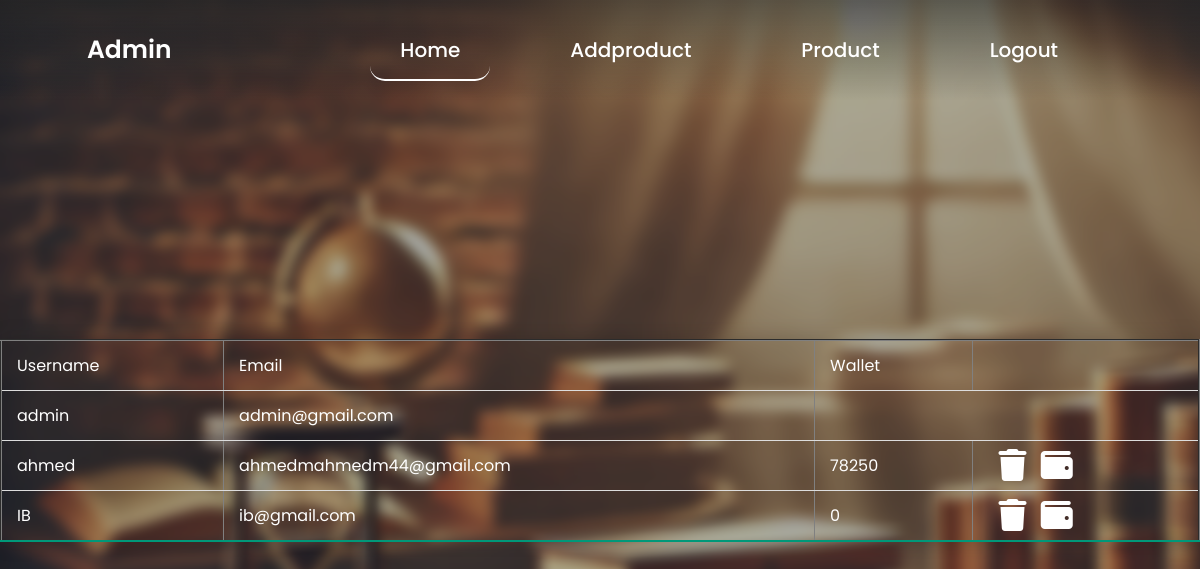
The page / (signed in) on the database its author committed.
### tables this page shows
CREATE TABLE users (
			id INTEGER PRIMARY KEY AUTOINCREMENT,
			username TEXT NOT NULL UNIQUE,
            email TEXT UNIQUE,
			password TEXT NOT NULL,
            fName TEXT ,
            lName TEXT,
            photo_name TEXT,
            wallet INTEGER
		);

### app.py (the view)
@app.route('/')
def index():
    if 'username' in session:
        if session['username']=='admin':
            return render_template('admin.html',users=db.get_all_users(connection))
        else:
            user=db.get_user(connection,session['username'])
            return render_template('index.html',products=db.get_product(connection),user=user)
    user=None
    return render_template('index.html',products=db.get_product(connection),user=user)

### app.py (called while the page is built)
def is_malicious_request(req):
    malicious_patterns = ["SELECT", "DROP", "<script>", "UNION", "--"]
    for pattern in malicious_patterns:
        if pattern in req.data.decode('utf-8').upper() or pattern in req.query_string.decode('utf-8').upper():
            return True
    return False

@app.before_request
def check_request():
    if is_malicious_request(request):
        abort(403)

### db.py (called while the page is built)
def get_all_users(connection):
    cursor = connection.cursor()
    query = 'SELECT * FROM users'
    cursor.execute(query)
    return cursor.fetchall()

### templates/admin.html (shortened to what this page needs)
<!DOCTYPE html>
<html lang="en">
<head>
    <link rel="stylesheet" href="{{ url_for('static', filename='css/style.css') }}" />
    <link rel="stylesheet" href="{{ url_for('static', filename='css/1.css') }}" />
    <link rel="stylesheet" href="https://cdnjs.cloudflare.com/ajax/libs/font-awesome/6.6.0/css/all.min.css" />
</head>
<body>
    <div class="wrapper">
        <nav class="nav">
            <div class="nav-logo">
                <p>Admin</p>
            </div>
            <div class="nav-menu" id="navMenu">
                <ul>
                    <li><a href="/" class="link active">Home</a></li>
                    <li><a href="/addproduct" class="link">Addproduct</a></li>
                    <li><a href="/product" class="link">Product</a></li>
                    <li><a href="/logout" class="link">Logout</a></li>
                </ul>
            </div>
        </nav>
    <br> <br>
        <table border="2" class="table">
            <tr>
                <td>Username</td>
                <td>Email</td>
                <td>Wallet</td>
            </tr>
                {%for i in users%}
                <tr>
                <td>{{i[1]}}</td>
                <td>{{i[2]}}</td>
                {%if i[1] != 'admin'%}
                <td>{{i[7]}}</td>
                <td><a href="{{url_for('deleteuser',id=i[0])}}"><i style="padding: 10px 10px;color:white;" class="fa-solid fa-trash fa-2xl"></i></a>
                <a href="{{url_for('addtowallet',id=i[0])}}"><i style="color:white;"class="fa-solid fa-wallet fa-2xl"></i></a></td>
                {%endif%}
                </tr>
                {%endfor%}
        </table>
    </div>
</body>
</html>

### static/css/style.css (style rules this page uses)
* { margin: 0; padding: 0; box-sizing: border-box; font-family: 'Poppins', sans-serif; }
body { background: url("images/imageblur.png"); }
.wrapper { display: flex; justify-content: center; align-items: center; min-height: 110vh; background: rgba(39, 39, 39, 0.4); }
.nav { position: fixed; top: 0; display: flex; justify-content: space-around; width: 100%; height: 100px; line-height: 100px; background: linear-gradient(rgba(39,39,39, 0.6), transparent); z-index: 100; }
.nav-logo p { color: white; font-size: 25px; font-weight: 600; }
.nav-menu ul { display: flex; }
.nav-menu ul li { list-style-type: none; }
.nav-menu ul li .link { text-decoration: none; font-weight: 500; color: #fff; padding-bottom: 15px; margin: 0 25px; }
.link:hover, .active { border-bottom: 2px solid #fff; }

### static/css/1.css (style rules this page uses)
.link { padding: 10px 30px; text-decoration: none; border-radius: 15px; font-size: 20px; }
table { width: 100%; border-collapse: collapse; margin: 25px 0; font-size: 1em; box-shadow: 0 0 20px rgba(0, 0, 0, 0.15); }
table th, table td { padding: 12px 15px; }
table tbody tr { border-bottom: 1px solid #dddddd; color: rgb(255, 255, 255); }
table tbody tr:last-of-type { border-bottom: 2px solid #009879; }

### rows shown on the page
users: username "admin", email "admin@gmail.com"
users: username "ahmed", email "ahmedmahmedm44@gmail.com", wallet "78250"
users: username "IB", email "ib@gmail.com", wallet "0"
